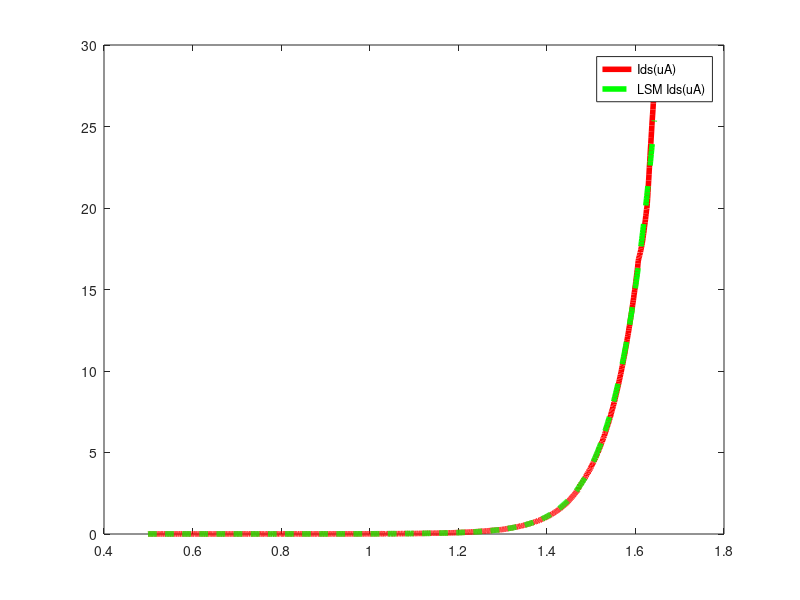

MATLAB code to generate this figure:
clear all
close all

load("test2.mat")
Vgs = test2(:,1);
Ids = test2(:,2);
Ids_ = test2(:,3);

figure
plot(Vgs, Ids, 'LineWidth', 4, 'Color', 'r');
hold on
plot(Vgs, Ids_, 'LineWidth', 4, 'Color', 'g', 'LineStyle','--');
legend('Ids(uA)', 'LSM Ids(uA)');
